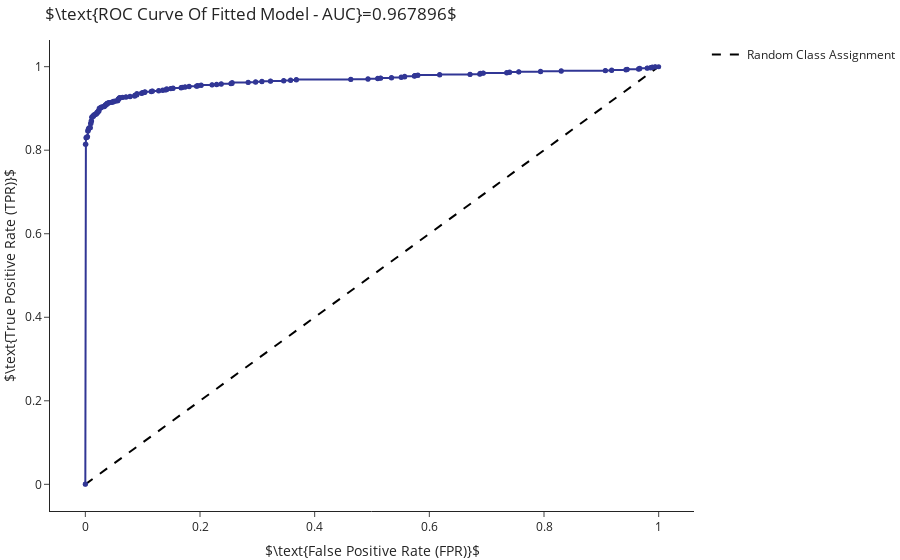

Here is the notebook cell this chart was saved with:
### Markdown cell above
Based on the confusion matrix (calculated for a given threshold) we are able to define different measures of performance for the classifier. If for example, we want to ask what is the classifier's accuracy we will look at the fraction of correcly classified samples, that is, $Accuracy=TP+TN/(P+N)$.

Similarly, we can define many other useful measures. Two measures that are commonly used in the field of computer science are:
- False Positive Rate: the fraction of false-positives out of all positives: $FPR=FP/N$. This measure describes how unsuccessful the classifier is in specifying negative labels.
- True Positive Rate (sensitivity): the fraction true-positives out of all positives: $TPR=TP/P$. This measure describes how successful the classifier is in specifying positive labels.

These two measures are then combined into a single graph - the ROC curve. In this grahp, each point represents a threshold that yielded a pait of $(FPR,TPR)$. It can help us evaluate the classifiers performance in classifying positive samples and determine the optimal threshold value.

Another use of the ROC curve is to calculate further summary statistics such as the Area Under Curve (AUC). Given randomly chosen positive an negative samples, the AUC equals to the probability that the classifier will output a higher probability of assignment to class $1$ for the positive sample compared to the negative sample.

### Code cell
from sklearn.metrics import roc_curve, auc
fpr, tpr, thresholds = roc_curve(y, y_prob)

go.Figure(
    data=[go.Scatter(x=[0,1], y=[0,1], mode="lines", line=dict(color="black", dash='dash'), name="Random Class Assignment"),
          go.Scatter(x=fpr, y=tpr, mode='markers+lines',text=thresholds, name="", showlegend=False, marker_size=5, marker_color=c[1][1],
                     hovertemplate="<b>Threshold:</b>%{text:.3f}<br>FPR: %{x:.3f}<br>TPR: %{y:.3f}")],
    layout=go.Layout(title=rf"$\text{{ROC Curve Of Fitted Model - AUC}}={auc(fpr, tpr):.6f}$", 
                                 xaxis=dict(title=r"$\text{False Positive Rate (FPR)}$"),
                                 yaxis=dict(title=r"$\text{True Positive Rate (TPR)}$")))

### Figure 1 — Plotly figure (JSON) as saved in the notebook; plotly's stock layout.template omitted (floating-point values rounded to 4 significant figures; data arrays with more than 128 entries replaced by an {"elided": "..."} marker saying what was removed)
{"data": [{"line": {"color": "black", "dash": "dash"}, "mode": "lines", "name": "Random Class Assignment", "type": "scatter", "x": [0, 1], "y": [0, 1]}, {"hovertemplate": "<b>Threshold:</b>%{text:.3f}<br>FPR: %{x:.3f}<br>TPR: %{y:.3f}", "marker": {"color": "rgb(49,54,149)", "size": 5}, "mode": "markers+lines", "name": "", "showlegend": false, "text": {"elided": "216 str values"}, "type": "scatter", "x": {"elided": "216 float values"}, "y": {"elided": "216 float values"}}], "layout": {"title": {"text": "$\\text{ROC Curve Of Fitted Model - AUC}=0.967896$"}, "xaxis": {"title": {"text": "$\\text{False Positive Rate (FPR)}$"}}, "yaxis": {"title": {"text": "$\\text{True Positive Rate (TPR)}$"}}}}
